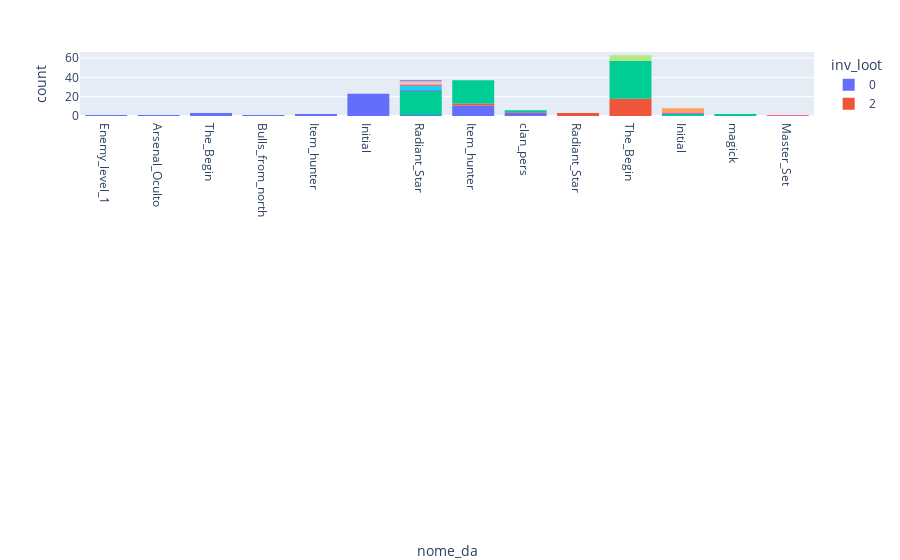
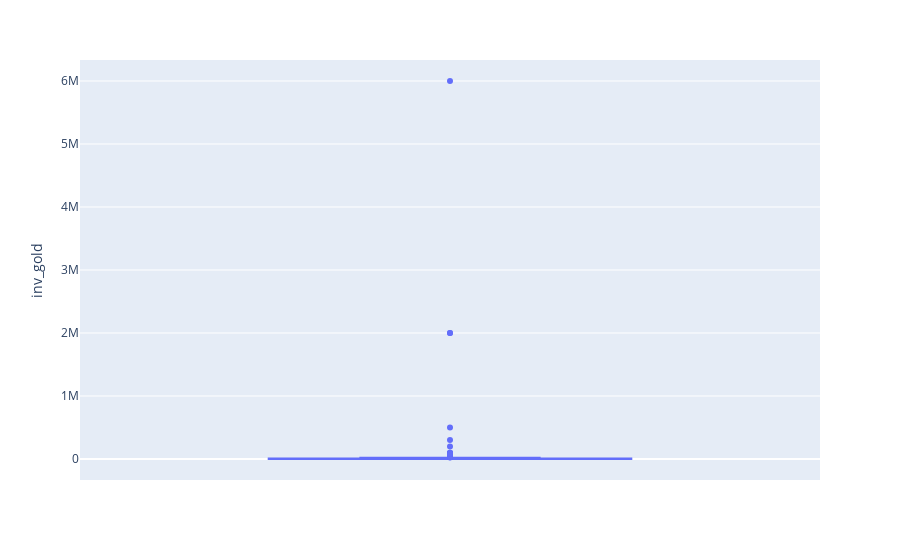

The code cell stored with these charts, in order, in its notebook:
### Code cell
import pandas as pd
import plotly.express as px
df = pd.read_csv("shops.csv",index_col = "inv_id",sep=",")
#print(df["nome_da"].value_counts())
grafico = px.histogram(df, x="nome_da", color="inv_loot")
grafico = grafico.show()

fig = px.box(df, y="inv_gold")
fig.show()

### Figure 1 — Plotly figure (JSON) as saved in the notebook; plotly's stock layout.template omitted (floating-point values rounded to 4 significant figures)
{"data": [{"alignmentgroup": "True", "bingroup": "x", "hovertemplate": "inv_loot=0<br>nome_da=%{x}<br>count=%{y}<extra></extra>", "legendgroup": "0", "marker": {"color": "#636efa", "pattern": {"shape": ""}}, "name": "0", "offsetgroup": "0", "orientation": "v", "showlegend": true, "type": "histogram", "x": ["Enemy_level_1                                                                                                                                                                                                                                             ", "Arsenal_Oculto                                                                                                                                                                                                                                            ", "The_Begin                                                                                                                                                                                                                                                 ", "Bulls_from_north                                                                                                                                                                                                                                          ", "Item_hunter                                                                                                                                                                                                                                               ", "Item_hunter                                                                                                                                                                                                                                               ", "The_Begin                                                                                                                                                                                                                                                 ", "The_Begin                                                                                                                                                                                                                                                 ", "Initial                                                                                                                                                                                                                                                   ", "Initial                                                                                                                                                                                                                                                   ", "Initial                                                                                                                                                                                                                                                   ", "Initial                                                                                                                                                                                                                                                   ", "Initial                                                                                                                                                                                                                                                   ", "Initial                                                                                                                                                                                                                                                   ", "Initial                                                                                                                                                                                                                                                   ", "Initial                                                                                                                                                                                                                                                   ", "Initial                                                                                                                                                                                                                                                   ", "Initial                                                                                                                                                                                                                                                   ", "Initial                                                                                                                                                                                                                                                   ", "Initial                                                                                                                                                                                                                                                   ", "Initial                                                                                                                                                                                                                                                   ", "Initial                                                                                                                                                                                                                                                   ", "Initial                                                                                                                                                                                                                                                   ", "Initial                                                                                                                                                                                                                                                   ", "Initial                                                                                                                                                                                                                                                   ", "Initial                                                                                                                                                                                                                                                   ", "Initial                                                                                                                                                                                                                                                   ", "Initial                                                                                                                                                                                                                                                   ", "Initial                                                                                                                                                                                                                                                   ", "Initial                                                                                                                                                                                                                                                   ", "Initial                                                                                                                                                                                                                                                   ", "Radiant_Star", "Item_hunter", "Item_hunter", "Item_hunter", "Item_hunter", "Item_hunter", "Item_hunter", "Item_hunter", "Item_hunter", "Item_hunter", "Item_hunter", "Item_hunter", "clan_pers", "clan_pers", "clan_pers"], "xaxis": "x", "yaxis": "y"}, {"alignmentgroup": "True", "bingroup": "x", "hovertemplate": "inv_loot=2<br>nome_da=%{x}<br>count=%{y}<extra></extra>", "legendgroup": "2", "marker": {"color": "#EF553B", "pattern": {"shape": ""}}, "name": "2", "offsetgroup": "2", "orientation": "v", "showlegend": true, "type": "histogram", "x": ["Radiant_Star                                                                                                                                                                                                                                              ", "Radiant_Star                                                                                                                                                                                                                                              ", "Radiant_Star                                                                                                                                                                                                                                              ", "clan_pers", "The_Begin", "The_Begin", "The_Begin", "The_Begin", "The_Begin", "The_Begin", "The_Begin", "The_Begin", "The_Begin", "The_Begin", "The_Begin", "The_Begin", "The_Begin", "The_Begin", "The_Begin", "The_Begin", "The_Begin", "The_Begin", "Item_hunter", "Item_hunter"], "xaxis": "x", "yaxis": "y"}, {"alignmentgroup": "True", "bingroup": "x", "hovertemplate": "inv_loot=1<br>nome_da=%{x}<br>count=%{y}<extra></extra>", "legendgroup": "1", "marker": {"color": "#00cc96", "pattern": {"shape": ""}}, "name": "1", "offsetgroup": "1", "orientation": "v", "showlegend": true, "type": "histogram", "x": ["Initial", "Initial", "magick", "magick", "clan_pers", "clan_pers", "Radiant_Star", "Radiant_Star", "Radiant_Star", "Radiant_Star", "Radiant_Star", "Radiant_Star", "Radiant_Star", "Radiant_Star", "Radiant_Star", "The_Begin", "The_Begin", "The_Begin", "The_Begin", "The_Begin", "The_Begin", "The_Begin", "The_Begin", "The_Begin", "The_Begin", "The_Begin", "The_Begin", "The_Begin", "The_Begin", "The_Begin", "The_Begin", "The_Begin", "The_Begin", "The_Begin", "The_Begin", "The_Begin", "The_Begin", "The_Begin", "The_Begin", "The_Begin", "The_Begin", "The_Begin", "The_Begin", "The_Begin", "The_Begin", "The_Begin", "The_Begin", "The_Begin", "The_Begin", "The_Begin", "The_Begin", "The_Begin", "The_Begin", "The_Begin", "Radiant_Star", "Radiant_Star", "Radiant_Star", "Radiant_Star", "Radiant_Star", "Radiant_Star", "Radiant_Star", "Radiant_Star", "Radiant_Star", "Radiant_Star", "Radiant_Star", "Radiant_Star", "Radiant_Star", "Radiant_Star", "Radiant_Star", "Radiant_Star", "Item_hunter", "Item_hunter", "Item_hunter", "Item_hunter", "Item_hunter", "Item_hunter", "Item_hunter", "Item_hunter", "Item_hunter", "Item_hunter", "Item_hunter", "Item_hunter", "Item_hunter", "Item_hunter", "Item_hunter", "Item_hunter", "Item_hunter", "Item_hunter", "Item_hunter", "Item_hunter", "Item_hunter", "Item_hunter", "Item_hunter", "Item_hunter"], "xaxis": "x", "yaxis": "y"}, {"alignmentgroup": "True", "bingroup": "x", "hovertemplate": "inv_loot=25<br>nome_da=%{x}<br>count=%{y}<extra></extra>", "legendgroup": "25", "marker": {"color": "#ab63fa", "pattern": {"shape": ""}}, "name": "25", "offsetgroup": "25", "orientation": "v", "showlegend": true, "type": "histogram", "x": ["Initial", "Radiant_Star"], "xaxis": "x", "yaxis": "y"}, {"alignmentgroup": "True", "bingroup": "x", "hovertemplate": "inv_loot=85<br>nome_da=%{x}<br>count=%{y}<extra></extra>", "legendgroup": "85", "marker": {"color": "#FFA15A", "pattern": {"shape": ""}}, "name": "85", "offsetgroup": "85", "orientation": "v", "showlegend": true, "type": "histogram", "x": ["Initial", "Initial", "Initial", "Initial", "Initial"], "xaxis": "x", "yaxis": "y"}, {"alignmentgroup": "True", "bingroup": "x", "hovertemplate": "inv_loot=4<br>nome_da=%{x}<br>count=%{y}<extra></extra>", "legendgroup": "4", "marker": {"color": "#19d3f3", "pattern": {"shape": ""}}, "name": "4", "offsetgroup": "4", "orientation": "v", "showlegend": true, "type": "histogram", "x": ["Radiant_Star", "Radiant_Star", "Radiant_Star", "Radiant_Star"], "xaxis": "x", "yaxis": "y"}, {"alignmentgroup": "True", "bingroup": "x", "hovertemplate": "inv_loot=5<br>nome_da=%{x}<br>count=%{y}<extra></extra>", "legendgroup": "5", "marker": {"color": "#FF6692", "pattern": {"shape": ""}}, "name": "5", "offsetgroup": "5", "orientation": "v", "showlegend": true, "type": "histogram", "x": ["Radiant_Star", "Radiant_Star", "Master_Set"], "xaxis": "x", "yaxis": "y"}, {"alignmentgroup": "True", "bingroup": "x", "hovertemplate": "inv_loot=3<br>nome_da=%{x}<br>count=%{y}<extra></extra>", "legendgroup": "3", "marker": {"color": "#B6E880", "pattern": {"shape": ""}}, "name": "3", "offsetgroup": "3", "orientation": "v", "showlegend": true, "type": "histogram", "x": ["The_Begin", "The_Begin", "The_Begin", "The_Begin", "The_Begin", "The_Begin", "Radiant_Star"], "xaxis": "x", "yaxis": "y"}, {"alignmentgroup": "True", "bingroup": "x", "hovertemplate": "inv_loot=8<br>nome_da=%{x}<br>count=%{y}<extra></extra>", "legendgroup": "8", "marker": {"color": "#FF97FF", "pattern": {"shape": ""}}, "name": "8", "offsetgroup": "8", "orientation": "v", "showlegend": true, "type": "histogram", "x": ["Radiant_Star"], "xaxis": "x", "yaxis": "y"}, {"alignmentgroup": "True", "bingroup": "x", "hovertemplate": "inv_loot=7<br>nome_da=%{x}<br>count=%{y}<extra></extra>", "legendgroup": "7", "marker": {"color": "#FECB52", "pattern": {"shape": ""}}, "name": "7", "offsetgroup": "7", "orientation": "v", "showlegend": true, "type": "histogram", "x": ["Radiant_Star"], "xaxis": "x", "yaxis": "y"}, {"alignmentgroup": "True", "bingroup": "x", "hovertemplate": "inv_loot=18<br>nome_da=%{x}<br>count=%{y}<extra></extra>", "legendgroup": "18", "marker": {"color": "#636efa", "pattern": {"shape": ""}}, "name": "18", "offsetgroup": "18", "orientation": "v", "showlegend": true, "type": "histogram", "x": ["Radiant_Star"], "xaxis": "x", "yaxis": "y"}], "layout": {"barmode": "relative", "legend": {"title": {"text": "inv_loot"}, "tracegroupgap": 0}, "margin": {"t": 60}, "xaxis": {"anchor": "y", "domain": [0, 1], "title": {"text": "nome_da"}}, "yaxis": {"anchor": "x", "domain": [0, 1], "title": {"text": "count"}}}}

### Figure 2 — Plotly figure (JSON) as saved in the notebook; plotly's stock layout.template omitted (floating-point values rounded to 4 significant figures; data arrays with more than 128 entries replaced by an {"elided": "..."} marker saying what was removed)
{"data": [{"alignmentgroup": "True", "hovertemplate": "inv_gold=%{y}<extra></extra>", "legendgroup": "", "marker": {"color": "#636efa"}, "name": "", "notched": false, "offsetgroup": "", "orientation": "v", "showlegend": false, "type": "box", "x0": " ", "xaxis": "x", "y": {"elided": "188 int values"}, "y0": " ", "yaxis": "y"}], "layout": {"boxmode": "group", "legend": {"tracegroupgap": 0}, "margin": {"t": 60}, "xaxis": {"anchor": "y", "domain": [0, 1]}, "yaxis": {"anchor": "x", "domain": [0, 1], "title": {"text": "inv_gold"}}}}
